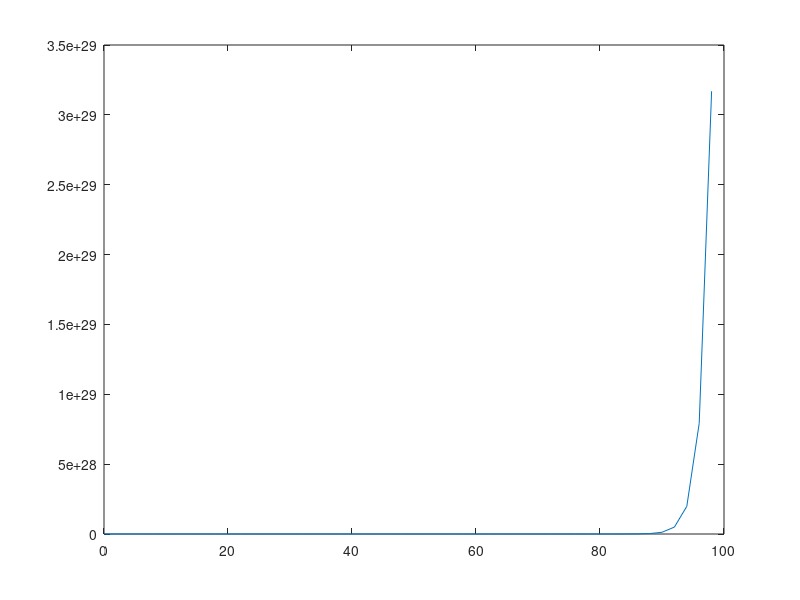

MATLAB code for this plot: (Note: this script raises an error after producing the figure.)
clear all;
close all;
clc;

%MATRICES AND VECTORS:


%1
X = randn(1000000,1);
%vector of a million by one random numbers


%2
Y=X;
tic
for n = 1:size(X)
   % disp(X(n))
    Y(n) = Y(n)+1;
   % disp(X(n))
end
%Add 1 to each element using a loop
toc

fileID = fopen('answers.txt','w');
fprintf(fileID, '\nElapsed time in seconds using a loop is:');
fprintf(fileID,'%12.6f %12.6f\n',toc);

%3
tic;
Z = ones(1000000, 1);    
X = X+Z;
toc
fprintf(fileID, '\nElapsed time in seconds without using a loop is:');
fprintf(fileID,'%12.6f %12.6f\n',toc);

%4
A = 0.5:0.5:50;
B = 0.5:0.5:50;
C = A+B;
assert(all(C(:) == (1:100)') == 1)

%5
X=0:2:98;
Y=2.^X;
plot(X,Y)


%LOOPS ALLOWED:


%6

a= [1 2 3 4 5 6 7 8 9 10] ;
a = a(randperm(length(a)));

for n = 1:10
    a(n)
    if rem(n, 2) == 0
        pause(1);
    end
end

%7

A=rand(5,3);
B=rand(3,5);
C=zeros(5,5);

for i=1:5
  for j=1:5
     C(i,j)=0.0;
     for k=1:3
        C(i,j) = C(i,j)+A(i,k)*B(k,j);
     end 
   end 
end 




%IMAGES:



%12

A = imread('pittsburgh.png');
size(A) 
fprintf(fileID, '\nDimensions are: ');

fprintf(fileID,'%12f %12f\n',size(A));
fclose(fileID);

%13

I = rgb2gray(A);
figure;
%imshow(I);

%14

sum(I(:) == 6)

%15
vec = I(:);
[M,i] = min(vec) ;
[a,b] = ind2sub(size(I),i);


for n=a-15:a+15
    for m=b-15:b+15
       A(n,m,1)=255;
       A(n,m,2)=255;
       A(n,m,3)=255;
    end
end

%16

center=[size(A, 1)/2,size(A, 2)/2]

for n=center(1)-60:center(1)+60
    for m=center(2)-60:center(2)+60
       A(n,m,1)=150;
       A(n,m,2)=150;
       A(n,m,3)=150;
    end
end



gcf = figure;
imshow(A);

%18
saveas(gcf, 'new_image.png');


%19
img = imread('pittsburgh.png'); % Read image

red = img(:,:,1); % Red channel
green = img(:,:,2); % Green channel
blue = img(:,:,3); % Blue channel

redMean = mean2(red);
greenMean = mean2(green);
blueMean = mean2(blue);

img(:,:,1) = img(:,:,1) - redMean;%element subtraction to subtract average pixel value from all pixels
img(:,:,2) = img(:,:,2) - greenMean ;%element subtraction to subtract average pixel value from all pixels
img(:,:,3) = img(:,:,3) - blueMean ;%element subtraction to subtract average pixel value from all pixels

imshow(img);
saveas(gcf, 'mean_sub.png');



